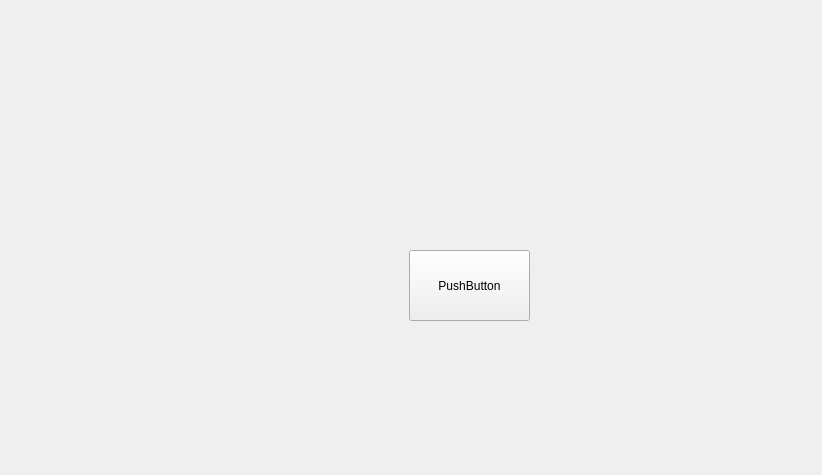
<?xml version="1.0" encoding="UTF-8"?>
<ui version="4.0">
 <class>H20plotwindow</class>
 <widget class="QWidget" name="H20plotwindow">
  <property name="geometry">
   <rect>
    <x>0</x>
    <y>0</y>
    <width>822</width>
    <height>475</height>
   </rect>
  </property>
  <property name="windowTitle">
   <string>Form</string>
  </property>
  <widget class="QPushButton" name="pushButton">
   <property name="geometry">
    <rect>
     <x>409</x>
     <y>250</y>
     <width>121</width>
     <height>71</height>
    </rect>
   </property>
   <property name="text">
    <string>PushButton</string>
   </property>
  </widget>
 </widget>
 <resources/>
 <connections/>
</ui>
